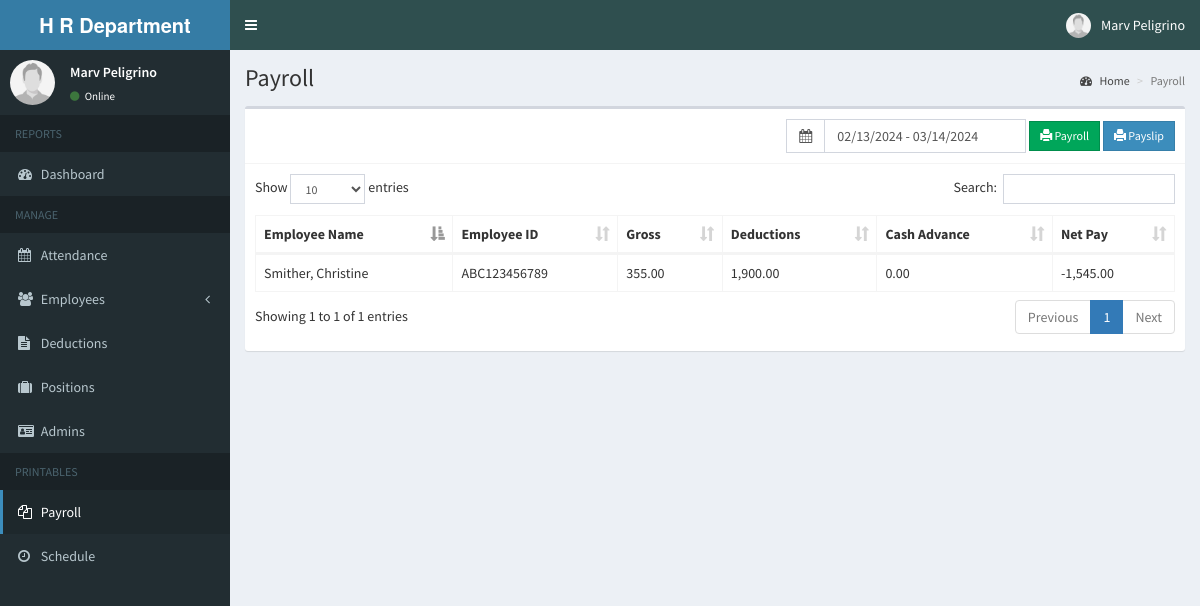
Screenshot of /admin/payroll.php (signed in) with the database file from the repository.
### tables this page shows
CREATE TABLE `attendance` (
  `id` int(11) NOT NULL,
  `employee_id` int(11) NOT NULL,
  `date` date NOT NULL,
  `time_in` time NOT NULL,
  `status` int(1) NOT NULL,
  `time_out` time NOT NULL,
  `num_hr` double NOT NULL
);

CREATE TABLE `employees` (
  `id` int(11) NOT NULL,
  `employee_id` varchar(15) NOT NULL,
  `firstname` varchar(50) NOT NULL,
  `lastname` varchar(50) NOT NULL,
  `middlename` varchar(255) NOT NULL,
  `emailAddress` varchar(255) NOT NULL,
  `address` text NOT NULL,
  `birthdate` date NOT NULL,
  `contact_info` varchar(100) NOT NULL,
  `civil_status` varchar(255) NOT NULL,
  `religion` varchar(255) NOT NULL,
  `citizenship` varchar(255) NOT NULL,
  `gender` varchar(10) NOT NULL,
  `position_id` int(11) NOT NULL,
  `schedule_id` int(11) NOT NULL,
  `photo` varchar(200) NOT NULL,
  `created_on` date NOT NULL
);

### admin/includes/session.php (called while the page is built, shortened)
<?php
	include 'includes/conn.php';
	$sql = "SELECT * FROM admin WHERE id = '".$_SESSION['admin']."'";
	$query = $conn->query($sql);
	$user = $query->fetch_assoc();
?>

### admin/payroll.php (the view, shortened to what this page needs)
<?php include 'includes/session.php'; ?>
<?php
  $range_to = date('m/d/Y');
  $range_from = date('m/d/Y', strtotime('-30 day', strtotime($range_to)));
?>
<?php include 'includes/header.php'; ?>
<body class="hold-transition skin-blue sidebar-mini">
<div class="wrapper">
  <?php include 'includes/navbar.php'; ?>
  <?php include 'includes/menubar.php'; ?>
  <div class="content-wrapper">
    <section class="content-header">
      <h1>
        Payroll
      </h1>
      <ol class="breadcrumb">
        <li><a href="#"><i class="fa fa-dashboard"></i> Home</a></li>
        <li class="active">Payroll</li>
      </ol>
    </section>
    <section class="content">
      <div class="row">
        <div class="col-xs-12">
          <div class="box">
            <div class="box-header with-border">
              <div class="pull-right">
                <form method="POST" class="form-inline" id="payForm">
                  <div class="input-group">
                    <div class="input-group-addon">
                      <i class="fa fa-calendar"></i>
                    </div>
                    <input type="text" class="form-control pull-right col-sm-8" id="reservation" name="date_range" value="<?php echo (isset($_GET['range'])) ? $_GET['range'] : $range_from.' - '.$range_to; ?>">
                  </div>
                  <button type="button" class="btn btn-success btn-sm btn-flat" id="payroll"><span class="glyphicon glyphicon-print"></span> Payroll</button>
                  <button type="button" class="btn btn-primary btn-sm btn-flat" id="payslip"><span class="glyphicon glyphicon-print"></span> Payslip</button>
                </form>
              </div>
            </div>
            <div class="box-body">
              <table id="example1" class="table table-bordered">
                <thead>
                  <th>Employee Name</th>
                  <th>Employee ID</th>
                  <th>Gross</th>
                  <th>Deductions</th>
                  <th>Cash Advance</th>
                  <th>Net Pay</th>
                </thead>
                <tbody>
                  <?php
                    $sql = "SELECT *, SUM(amount) as total_amount FROM deductions";
                    $query = $conn->query($sql);
                    $drow = $query->fetch_assoc();
                    $deduction = $drow['total_amount'];
                    $to = date('Y-m-d');
                    $from = date('Y-m-d', strtotime('-30 day', strtotime($to)));
                    $sql = "SELECT *, SUM(num_hr) AS total_hr, attendance.employee_id AS empid FROM attendance LEFT JOIN employees ON employees.id=attendance.employee_id LEFT JOIN position ON position.id=employees.position_id WHERE date BETWEEN '$from' AND '$to' GROUP BY attendance.employee_id ORDER BY employees.lastname ASC, employees.firstname ASC";
                    $query = $conn->query($sql);
                    while($row = $query->fetch_assoc()){
                      $empid = $row['empid'];
                      $casql = "SELECT *, SUM(amount) AS cashamount FROM cashadvance WHERE employee_id='$empid' AND date_advance BETWEEN '$from' AND '$to'";
                      $caquery = $conn->query($casql);
                      $carow = $caquery->fetch_assoc();
                      $cashadvance = $carow['cashamount'];
                      $gross = $row['rate'] * $row['total_hr'];
                      $total_deduction = $deduction + $cashadvance;
                      $net = $gross - $total_deduction;
                      echo "
                        <tr>
                          <td>".$row['lastname'].", ".$row['firstname']."</td>
                          <td>".$row['employee_id']."</td>
                          <td>".number_format($gross, 2)."</td>
                          <td>".number_format($deduction, 2)."</td>
                          <td>".number_format($cashadvance, 2)."</td>
                          <td>".number_format($net, 2)."</td>
                        </tr>
                      ";
                    }
                  ?>
                </tbody>
              </table>
            </div>
          </div>
        </div>
      </div>
    </section>
  </div>
</div>
</body>
</html>

### admin/includes/navbar.php (shortened to what this page needs)
<header class="main-header">
    <a href="home.php" class="logo">
      <span class="logo-lg"><b>H</b><b> R Department</b></span>
    </a>
    <nav class="navbar navbar-static-top">
      <a href="#" class="sidebar-toggle" data-toggle="push-menu" role="button">
      </a>
      <div class="navbar-custom-menu">
        <ul class="nav navbar-nav">
          <li class="dropdown user user-menu">
            <a href="#" class="dropdown-toggle" data-toggle="dropdown">
              <img src="<?php echo (!empty($user['photo'])) ? '../images/'.$user['photo'] : '../images/profile.jpg'; ?>" class="user-image" alt="User Image">
              <span class="hidden-xs"><?php echo $user['firstname'].' '.$user['lastname']; ?></span>
            </a>
          </li>
        </ul>
      </div>
    </nav>
  </header>

### admin/includes/menubar.php (shortened to what this page needs)
<aside class="main-sidebar">
  <section class="sidebar">
    <div class="user-panel">
      <div class="pull-left image">
        <img src="<?php echo (!empty($user['photo'])) ? '../images/' . $user['photo'] : '../images/profile.jpg'; ?>" class="img-circle" alt="User Image">
      </div>
      <div class="pull-left info">
        <p><?php echo $user['firstname'] . ' ' . $user['lastname']; ?></p>
        <a><i class="fa fa-circle text-success"></i> Online</a>
      </div>
    </div>
    <ul class="sidebar-menu" data-widget="tree">
      <li class="header">REPORTS</li>
      <li class=""><a href="home.php"><i class="fa fa-dashboard"></i> <span>Dashboard</span></a></li>
      <li class="header">MANAGE</li>
      <li><a href="attendance.php"><i class="fa fa-calendar"></i> <span>Attendance</span></a></li>
      <li class="treeview">
        <a href="#">
          <i class="fa fa-users"></i>
          <span>Employees</span>
          <span class="pull-right-container">
            <i class="fa fa-angle-left pull-right"></i>
          </span>
        </a>
      </li>
      <li><a href="deduction.php"><i class="fa fa-file-text"></i> Deductions</a></li>
      <li><a href="position.php"><i class="fa fa-suitcase"></i> Positions</a></li>
      <li><a href="admin.php"><i class="fa fa-id-card"></i> Admins</a></li>
      <li class="header">PRINTABLES</li>
      <li><a href="payroll.php"><i class="fa fa-files-o"></i> <span>Payroll</span></a></li>
      <li><a href="schedule_employee.php"><i class="fa fa-clock-o"></i> <span>Schedule</span></a></li>
    </ul>
  </section>
</aside>

### rows the page displays
attendance: employee.lastname "Smither", employee.firstname "Christine", employee.employee_id "ABC123456789", gross "355.00", deduction "1,900.00", cashadvance "0.00", net "-1,545.00"

### other values shown
$user['firstname'] "Marv"
$user['lastname'] "Peligrino"
